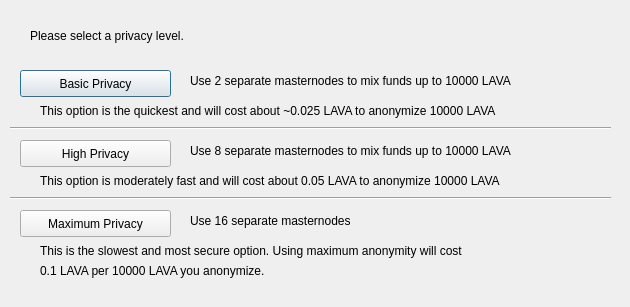
<?xml version="1.0" encoding="UTF-8"?>
<ui version="4.0">
 <class>ObfuscationConfig</class>
 <widget class="QDialog" name="ObfuscationConfig">
  <property name="geometry">
   <rect>
    <x>0</x>
    <y>0</y>
    <width>630</width>
    <height>307</height>
   </rect>
  </property>
  <property name="windowTitle">
   <string>Configure Obfuscation</string>
  </property>
  <widget class="QPushButton" name="buttonBasic">
   <property name="geometry">
    <rect>
     <x>20</x>
     <y>70</y>
     <width>151</width>
     <height>27</height>
    </rect>
   </property>
   <property name="text">
    <string>Basic Privacy</string>
   </property>
  </widget>
  <widget class="QPushButton" name="buttonHigh">
   <property name="geometry">
    <rect>
     <x>20</x>
     <y>140</y>
     <width>151</width>
     <height>27</height>
    </rect>
   </property>
   <property name="text">
    <string>High Privacy</string>
   </property>
  </widget>
  <widget class="QPushButton" name="buttonMax">
   <property name="geometry">
    <rect>
     <x>20</x>
     <y>210</y>
     <width>151</width>
     <height>27</height>
    </rect>
   </property>
   <property name="text">
    <string>Maximum Privacy</string>
   </property>
  </widget>
  <widget class="QLabel" name="label">
   <property name="geometry">
    <rect>
     <x>30</x>
     <y>20</y>
     <width>571</width>
     <height>31</height>
    </rect>
   </property>
   <property name="text">
    <string>Please select a privacy level.</string>
   </property>
  </widget>
  <widget class="QLabel" name="label_2">
   <property name="geometry">
    <rect>
     <x>190</x>
     <y>70</y>
     <width>421</width>
     <height>21</height>
    </rect>
   </property>
   <property name="text">
    <string>Use 2 separate masternodes to mix funds up to 10000 LAVA</string>
   </property>
  </widget>
  <widget class="QLabel" name="label_3">
   <property name="geometry">
    <rect>
     <x>190</x>
     <y>140</y>
     <width>411</width>
     <height>21</height>
    </rect>
   </property>
   <property name="text">
    <string>Use 8 separate masternodes to mix funds up to 10000 LAVA</string>
   </property>
  </widget>
  <widget class="QLabel" name="label_4">
   <property name="geometry">
    <rect>
     <x>190</x>
     <y>210</y>
     <width>421</width>
     <height>21</height>
    </rect>
   </property>
   <property name="text">
    <string>Use 16 separate masternodes</string>
   </property>
  </widget>
  <widget class="QLabel" name="label_6">
   <property name="geometry">
    <rect>
     <x>40</x>
     <y>100</y>
     <width>561</width>
     <height>21</height>
    </rect>
   </property>
   <property name="text">
    <string>This option is the quickest and will cost about ~0.025 LAVA to anonymize 10000 LAVA</string>
   </property>
  </widget>
  <widget class="QLabel" name="label_7">
   <property name="geometry">
    <rect>
     <x>40</x>
     <y>170</y>
     <width>561</width>
     <height>21</height>
    </rect>
   </property>
   <property name="text">
    <string>This option is moderately fast and will cost about 0.05 LAVA to anonymize 10000 LAVA</string>
   </property>
  </widget>
  <widget class="QLabel" name="label_8">
   <property name="geometry">
    <rect>
     <x>40</x>
     <y>240</y>
     <width>561</width>
     <height>21</height>
    </rect>
   </property>
   <property name="text">
    <string>This is the slowest and most secure option. Using maximum anonymity will cost</string>
   </property>
  </widget>
  <widget class="QLabel" name="label_9">
   <property name="geometry">
    <rect>
     <x>40</x>
     <y>260</y>
     <width>561</width>
     <height>21</height>
    </rect>
   </property>
   <property name="text">
    <string>0.1 LAVA per 10000 LAVA you anonymize.</string>
   </property>
  </widget>
  <widget class="Line" name="line">
   <property name="geometry">
    <rect>
     <x>10</x>
     <y>120</y>
     <width>601</width>
     <height>16</height>
    </rect>
   </property>
   <property name="orientation">
    <enum>Qt::Horizontal</enum>
   </property>
  </widget>
  <widget class="Line" name="line_2">
   <property name="geometry">
    <rect>
     <x>10</x>
     <y>190</y>
     <width>601</width>
     <height>16</height>
    </rect>
   </property>
   <property name="orientation">
    <enum>Qt::Horizontal</enum>
   </property>
  </widget>
 </widget>
 <resources/>
 <connections/>
</ui>
